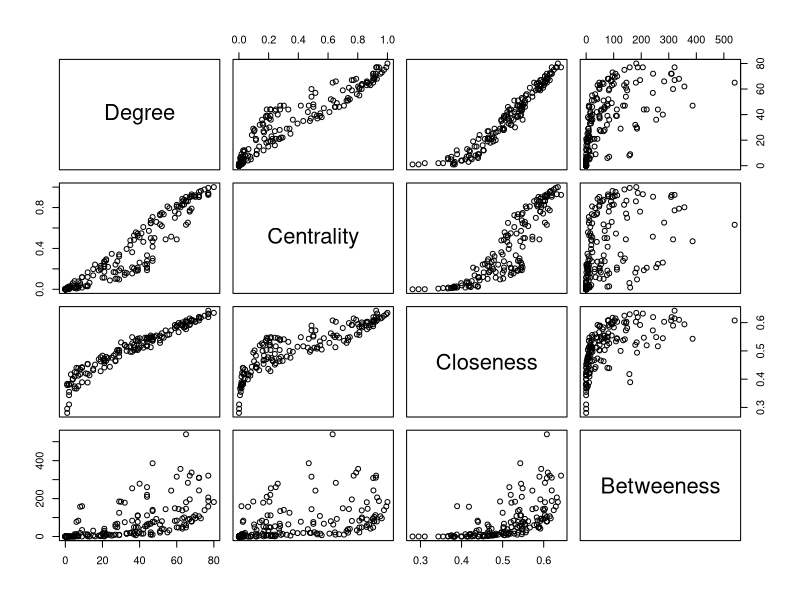
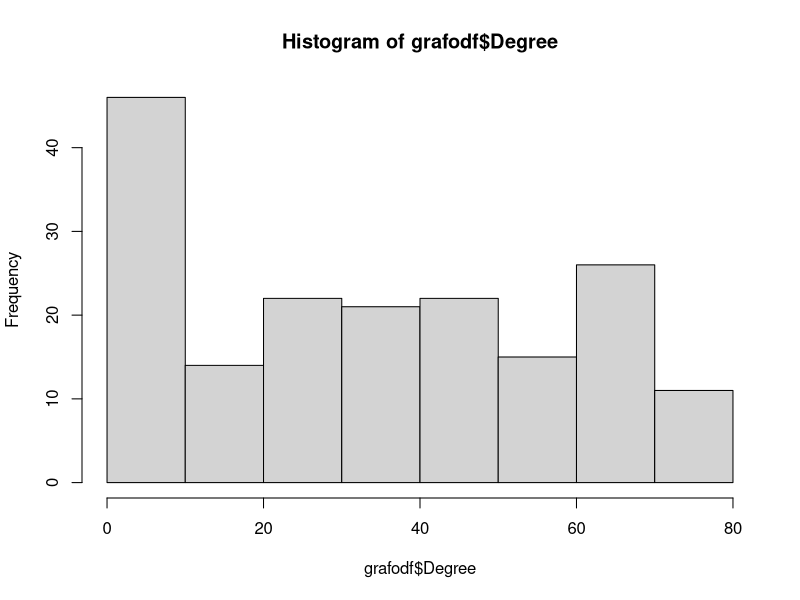
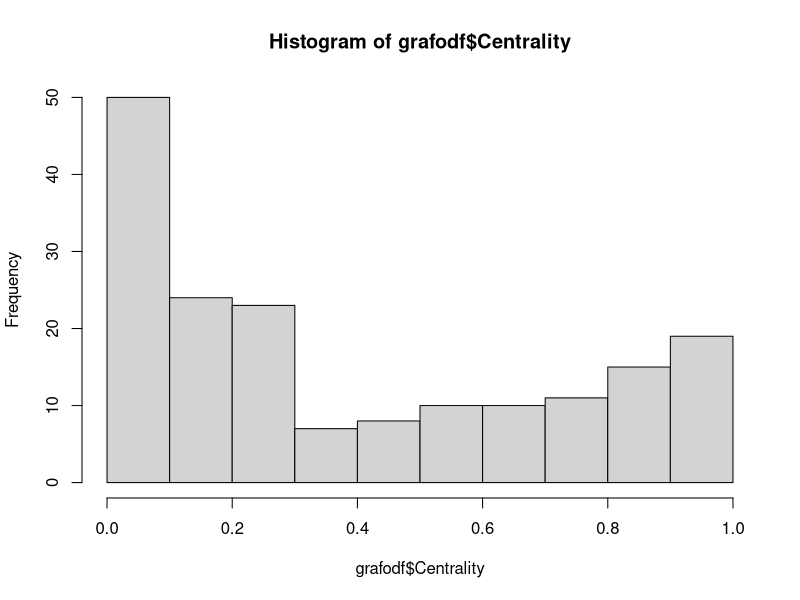
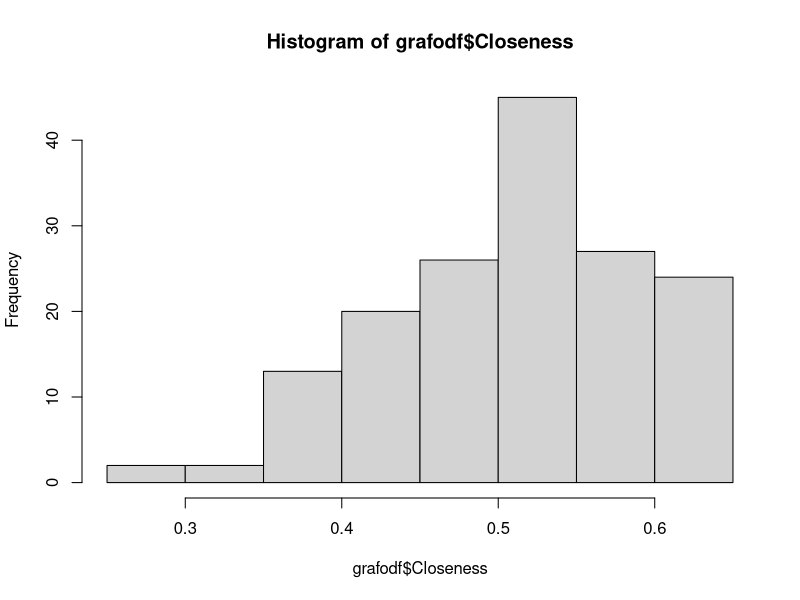
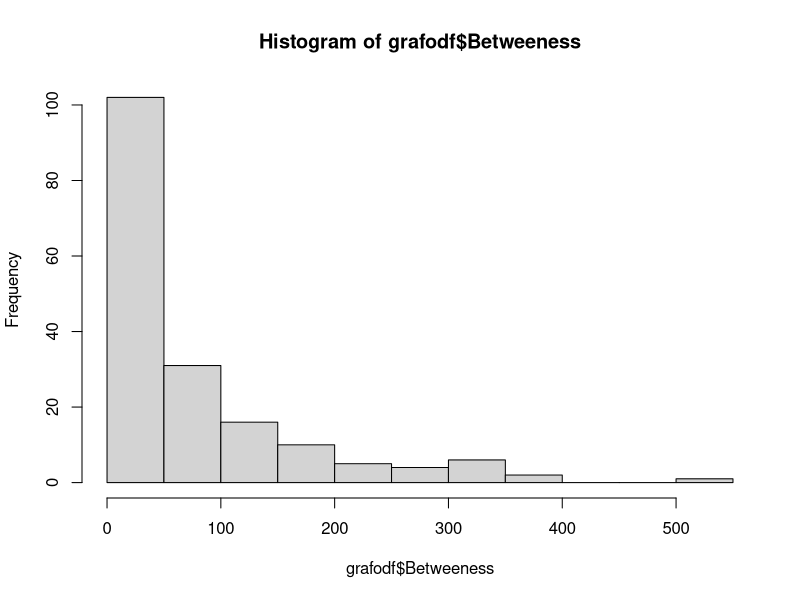

Write R code to recreate these figures, in order. (Note: this script raises an error after producing the figures.)
## ---- chunk 1
#install.packages("corrplot")
library(igraph)
library(readxl)
library(corrplot)
## ---- chunk 2
#Cargo datos
aristas <- read_excel("./Dataset1.xlsx", 
                    sheet = "WeigthedNetwork")
nodos <- read_excel("./Dataset1.xlsx", 
                    sheet = "NetworkNodes")
#Construyo el grafo
grafo_origen <- 
  graph_from_data_frame(d = aristas, vertices = nodos,  directed=F)

#Podo cogiendo como umbral 0.4
grafo <- delete_edges(grafo_origen, E(grafo_origen)[PESO<0.4])
## ---- chunk 3
#Degree
deg <- degree(grafo, mode = "all")

#Closeness
close <- closeness(grafo, mode= "all", normalized = T)

#Centrality
eig_cent <- eigen_centrality(grafo, directed = F)

#Betweenness
bet <- betweenness(grafo, directed = F)

## ---- chunk 4
grafodf <- data.frame(
  "Nodos" = nodos,
  "Degree" = deg,
  "Centrality" = eig_cent$vector,
  "Closeness" = close, 
  "Betweeness" = bet
)
## ---- chunk 5
print(grafodf)
## ---- chunk 6
summary(grafodf)
## ---- chunk 7
plot(grafodf[, -1])
## ---- chunk 8
hist(grafodf$Degree)
hist(grafodf$Centrality)
hist(grafodf$Closeness)
hist(grafodf$Betweeness)
## ---- chunk 9
cormatrix <- cor(grafodf[,-1], method = "pearson")
print(cormatrix)
## ---- chunk 10
symnum(cormatrix, cutpoints = c(0.2, 0.4, 0.6, 0.8, 0.9, 0.95, 1),
                    symbols = c(" ", ".", ",", "+", "*", "B"),
                    abbr.colnames = TRUE)
## ---- chunk 11
corrplot(cormatrix, type = "upper", order = "hclust", 
         tl.col = "black", tl.srt = 45)
## ---- chunk 12
col<- colorRampPalette(c("blue", "white", "red"))(20)
heatmap(x = cormatrix, col = col, symm = TRUE)
## ---- chunk 13

## ---- chunk 14
write.csv(grafodf, file="dataframe.csv")
